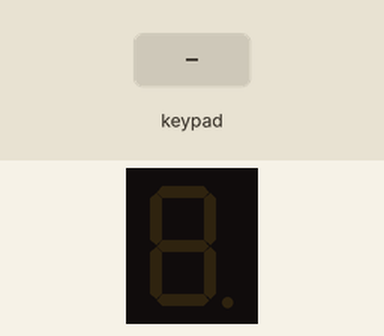
Simulated run of this sketch. Board: Arduino Uno, built with avr-gcc and run on an emulated ATmega328P. Parts: 1-digit seven-segment display. Wiring (inferred from the names in the program): 4×4 keypad with keys 1 2 3 A 4 5 6 B 7 8 9 C * 0 # D: rows pin 8, pin 9, pin 10, pin 11; columns pin 4, pin 5, pin 6, pin 7; 1-digit 7-segment display, segments lit when HIGH: segments pin 14, pin 15, pin 16, pin 17, pin 18, pin 19, pin 13. Inputs (shaded band) come from the test bench. The segment pins are drawn as the display they are named for.

Above: at 0.8 s.
0.9 s: keypad keys 1 2 # pressed 0.4 s apart
At 1.51 s:
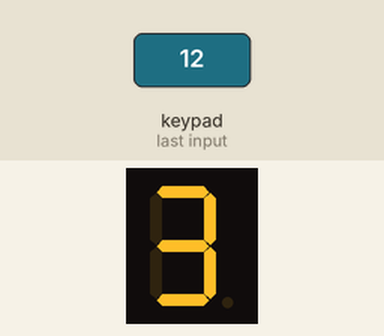
3.6 s: key '3' pressed
At 3.81 s:
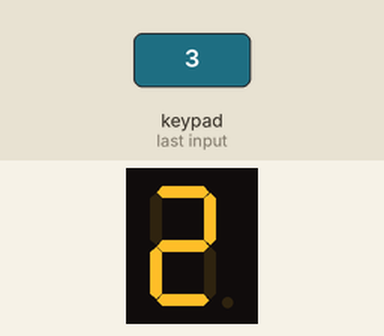
5.3 s: key 'A' pressed
At 5.51 s:
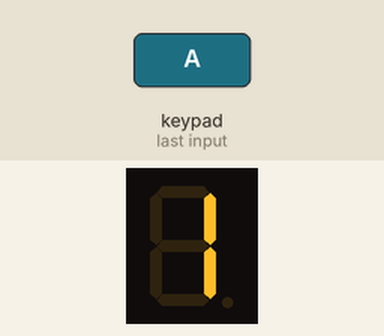
7.0 s: keypad keys 1 2 D pressed 0.4 s apart
At 8.01 s:
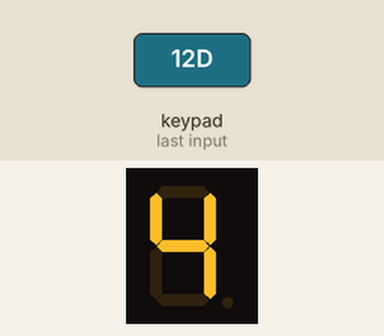
9.7 s: key '0' pressed
At 9.91 s:
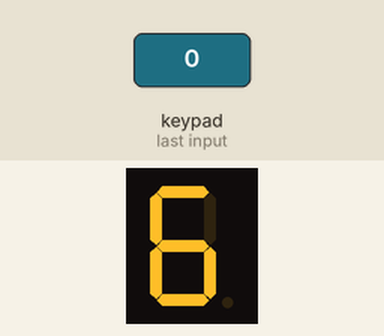
Timing chart, 0 to 12.4 s (numbered marks = the images above; inputs shaded):
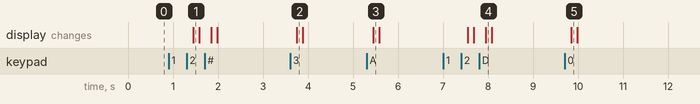

Measured:
- after the input at 0.9 s, the display: changes after 0.55 s (image 1)
- after the input at 3.6 s, the display: changes after 0.15 s (image 2)
- after the input at 5.3 s, the display: changes after 0.15 s (image 3)
- after the input at 7.0 s, the display: first changes after 0.55 s (image 4 shows a later state)
- after the input at 9.7 s, the display: changes after 0.15 s (image 5)

The sketch:

MultiplexedKeypadandLED.ino
```cpp
#define F-_CPU 16000000L
#include <avr/io.h>
#include <util/delay.h>

#define SEG_A PC0
#define SEG_B PC1
#define SEG_C PC2
#define SEG_D PC3
#define SEG_E PC4
#define SEG_F PC5
#define SEG_G PB5

#define ROW_0 PB3
#define ROW_1 PB2
#define ROW_2 PB1
#define ROW_3 PB0
#define COL_0 PD7
#define COL_1 PD6
#define COL_2 PD5
#define COL_3 PD4

int main(void)
{
    // Set the segment pins as outputs
    DDRC |= (1 << SEG_A) | (1 << SEG_B) | (1 << SEG_C) | (1 << SEG_D) | (1 << SEG_E) | (1 << SEG_F);
    DDRB |= (1 << SEG_G)| (1 << ROW_0) | (1 << ROW_1) | (1 << ROW_2) | (1 << ROW_3);
    DDRD &= ~((1 << COL_0) | (1 << COL_1) | (1 << COL_2) | (1 << COL_3));
    PORTB |= ((1 << ROW_0) | (1 << ROW_1) | (1 << ROW_2) | (1 << ROW_3));
    PORTD |= ((1 << COL_0) | (1 << COL_1) | (1 << COL_2) | (1 << COL_3));

    // Set the segment pins to the correct state for each digit
     while (1) {
        char key = get_key();
        switch (key) {
                case '0':
                    PORTC = 0b00111111;
                    PORTB = !0b11111111;
                    break;
                case '1':
                    PORTC = 0b00000110;
                    PORTB = !0b11111111;
                    break;
                case '2':
                    PORTC =  0b01011011;//0b01011011;
                    PORTB = 0b11111111;
                    break;
                case '3':
                    PORTC = 0b01001111;
                    PORTB = 0b11111111;
                    break;
                case '4':
                    PORTC = 0b01100110;
                    PORTB = 0b11111111;
                    break;
                case '5':
                    PORTC = 0b01101101;
                    PORTB = 0b11111111;
                    break;
                case '6':
                    PORTC = 0b01111101;
                    PORTB = 0b11111111;
                    break;
                case '7':
                    PORTC = 0b00000111;
                    PORTB = !0b11111111;
                    break;
                case '8':
                    PORTC = 0b01111111;
                    PORTB = 0b11111111;
                    break;
                case '9':
                    PORTC = 0b01101111;
                    PORTB = 0b11111111;
                    break;
                case 'A':
                    PORTC = 0b00000000;
                    PORTB = 0b00000000;
                break;
                case 'B':
                    PORTC = 0b00000000;
                    PORTB = 0b00000000;
                break;
                case 'C':
                    PORTC = 0b00000000;
                    PORTB = 0b00000000;
                break;
                case 'D':
                    PORTC = 0b00000000;
                    PORTB = 0b00000000;
                break;
                case '*':
                    PORTC = 0b00000000;
                    PORTB = 0b00000000;
                break;
                case '#':
                    PORTC = 0b00000000;
                    PORTB = 0b00000000;
                break;
                default:
                    PORTC = 0b00000000;
                    PORTB = 0b00000000;
                break;
        }
        _delay_ms(100);
    }

    return 0;
}

char get_key(void) {
    PORTB &= ~((1 << ROW_0) | (1 << ROW_1) | (1 << ROW_2) | (1 << ROW_3));
    PORTB |= (1 << ROW_0);
    if (!(PIND & (1 << COL_0))) {
        _delay_ms(50);
        if (!(PIND & (1 << COL_0))) {
            while (!(PIND & (1 << COL_0)));
            return '1';
        }
    }
    if (!(PIND & (1 << COL_1))) {
        _delay_ms(50); // debounce delay
        if (!(PIND & (1 << COL_1))) {
            while (!(PIND & (1 << COL_1)));
            return '2';
        }
    }
    if (!(PIND & (1 << COL_2))) {
        _delay_ms(50);
        if (!(PIND & (1 << COL_2))) {
            while (!(PIND & (1 << COL_2)));
            return '3';
        }
    }
    if (!(PIND & (1 << COL_3))) {
        _delay_ms(50);
        if (!(PIND & (1 << COL_3))) {
          while (!(PIND & (1 << COL_3)));
          return 'A';
        }
    }
    PORTB &= ~((1 << ROW_0) | (1 << ROW_1) | (1 << ROW_2) | (1 << ROW_3));
    PORTB |= (1 << ROW_1);
    if (!(PIND & (1 << COL_0))) {
      _delay_ms(50);
      if (!(PIND & (1 << COL_0))) {
        while (!(PIND & (1 << COL_0)));
        return '4';
      }
    }
    if (!(PIND & (1 << COL_1))) {
      _delay_ms(50);
      if (!(PIND & (1 << COL_1))) {
        while (!(PIND & (1 << COL_1)));
        return '5';
      }
    }
    if (!(PIND & (1 << COL_2))) {
      _delay_ms(50);
      if (!(PIND & (1 << COL_2))) {
        while (!(PIND & (1 << COL_2)));
        return '6';
      }
    }
    if (!(PIND & (1 << COL_3))) {
      _delay_ms(50);
      if (!(PIND & (1 << COL_3))) {
        while (!(PIND & (1 << COL_3)));
        return 'B';
      }
    }
    PORTB &= ~((1 << ROW_0) | (1 << ROW_1) | (1 << ROW_2) | (1 << ROW_3));
    PORTB |= (1 << ROW_2);
    if (!(PIND & (1 << COL_0))) {
      _delay_ms(50);
      if (!(PIND & (1 << COL_0))) {
        while (!(PIND & (1 << COL_0)));
        return '7';
      }
    }
    if (!(PIND & (1 << COL_1))) {
      _delay_ms(50);
      if (!(PIND & (1 << COL_1))) {
        while (!(PIND & (1 << COL_1)));
        return '8';
      }
    }
    if (!(PIND & (1 << COL_2))) {
      _delay_ms(50);
      if (!(PIND & (1 << COL_2))) {
        while ((!PIND & (1 << COL_2)));
        return '9';
      }
    }
    if (!(PIND & (1 << COL_3))) {
      _delay_ms(50);
      if (!(PIND & (1 << COL_3))) {
        while ((!PIND & (1 << COL_3)));
        return 'C';
      }
    }
  PORTB &= ~((1 << ROW_0) | (1 << ROW_1) | (1 << ROW_2) | (1 << ROW_3));
  PORTB |= (1 << ROW_3);
  if (!(PIND & (1 << COL_0))) {
      _delay_ms(50);
      if (!(PIND & (1 << COL_0))) {
        while (!(PIND & (1 << COL_0)));
        return '*';
      }
    }
  if (!(PIND & (1 << COL_1))) {
      _delay_ms(50);
      if (!(PIND & (1 << COL_1))) {
        while (!(PIND & (1 << COL_1)));
        return '0';
      }
    }
  if (!(PIND & (1 << COL_2))) {
      _delay_ms(50);
      if (!(PIND & (1 << COL_2))) {
        while (!(PIND & (1 << COL_2)));
        return '#';
      }
    }
  if (!(PIND & (1 << COL_3))) {
      _delay_ms(50);
      if (!(PIND & (1 << COL_3))) {
        while (!(PIND & (1 << COL_3)));
        return 'D';
      }
    }
    return '\0';
}
```
